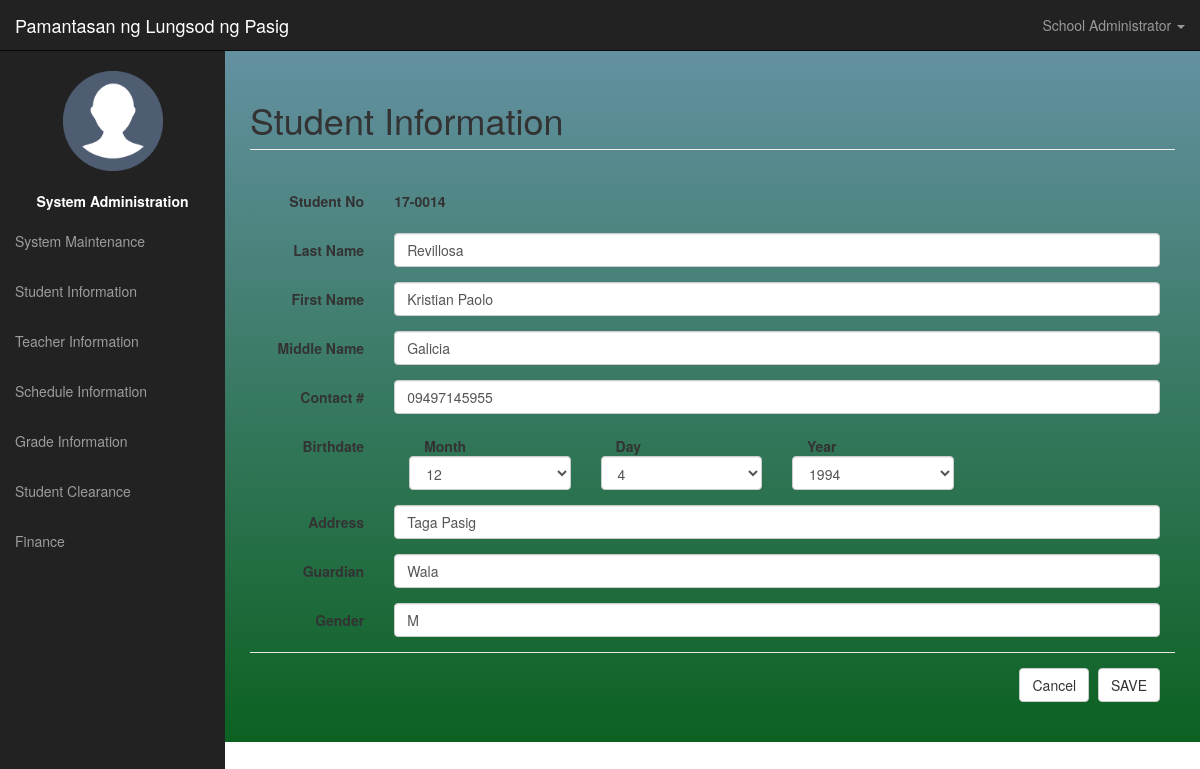
/admin-panel/studentDetails.php?key=1 (signed in), run on the app's committed database.
### tables this page shows
CREATE TABLE `information` (
  `InformationKey` int(11) NOT NULL,
  `SchoolName` varchar(255) NOT NULL,
  `SchoolLogo` varchar(250) NOT NULL,
  `SchoolMission` varchar(500) NOT NULL,
  `SchoolVision` varchar(500) NOT NULL,
  `SchoolHymn` varchar(500) NOT NULL
);

CREATE TABLE `stud_student` (
  `StudentKey` int(11) NOT NULL,
  `StudentNo` varchar(10) NOT NULL,
  `LastName` varchar(100) NOT NULL,
  `FirstName` varchar(100) NOT NULL,
  `MiddleName` varchar(100) NOT NULL,
  `isOnlyChild` tinyint(4) NOT NULL,
  `Address` varchar(255) NOT NULL,
  `ContactNo` varchar(13) NOT NULL,
  `DOB` date NOT NULL,
  `GuardianName` varchar(100) NOT NULL,
  `Gender` varchar(1) NOT NULL,
  `username` varchar(100) NOT NULL,
  `password` varchar(100) NOT NULL,
  `isActive` tinyint(1) NOT NULL DEFAULT '0'
);

### admin-panel/studentDetails.php (the view, shortened to what this page needs)
<div id="wrapper">
<?php
	include("ui-navigation.php");
	$cnt = count($_GET);
	$row = "";
	$title = "Register New Student";
	$id="";
	if($cnt>0){
		$title = "Student Information";
		$id = $_GET['key'];
		$sql = "call sp_getStudent($id)";
		include("config.php");
		$result = mysqli_query($conn,$sql)or die (mysqli_error($conn));
		$row = mysqli_fetch_array($result);
	}
?>
<div id="page-wrapper">
	<div class="container-fluid">
        <div class="row">
			<div class="col-lg-12">
				<h1 class="page-header">
					<?php echo $title; ?>
                </h1>
            </div>
        </div>
		<div class="row">
			<div>
				<form method="post" action="script-student.php?x=<?php echo $id; ?>">
					<div class="row form-horizontal col-lg-12">
						<div class="form-group">
							<label for="inputName" class="col-sm-2 control-label">Student No</label>
							<div class="col-sm-10">
								<p class="form-control-static"><strong><?php echo getData("StudentNo",$row);?></strong></p>
							</div>
						</div>
					</div>
					<div class="row form-horizontal col-lg-12">
						<div class="form-group">
							<label for="inputName" class="col-sm-2 control-label">Last Name</label>
							<div class="col-sm-10">
								<input type="text" class="form-control" id="inputName" placeholder="Last Name" name="txtLName" value="<?php echo getData("LastName",$row);?>">
							</div>
						</div>
					</div>
					<div class="row form-horizontal col-lg-12">
						<div class="form-group">
							<label for="inputName" class="col-sm-2 control-label">First Name</label>
							<div class="col-sm-10">
								<input type="text" class="form-control" id="inputName" placeholder="First Name" name="txtFName" value="<?php echo getData("FirstName",$row);?>">
							</div>
						</div>
					</div>
					<div class="row form-horizontal col-lg-12">
						<div class="form-group">
							<label for="inputName" class="col-sm-2 control-label">Middle Name</label>
							<div class="col-sm-10">
								<input type="text" class="form-control" id="inputName" placeholder="Middle Name" name="txtMName" value="<?php echo getData("MiddleName",$row);?>">
							</div>
						</div>
					</div>
					<div class="row form-horizontal col-lg-12">
						<div class="form-group">
							<label for="inputName" class="col-sm-2 control-label">Contact #</label>
							<div class="col-sm-10">
								<input type="text" class="form-control" id="inputName" placeholder="Contact #" name="txtCont" value="<?php echo getData("ContactNo",$row);?>">
							</div>
						</div>
					</div>
					<div class="row form-horizontal col-lg-12">
						<div class="form-group">
							<label for="inputName" class="col-sm-2 control-label">Birthdate</label>
							<div class="col-sm-10">
								<div class="col-sm-3">
									<label for="inputEmail3" class="col-sm-3 control-label">Month</label>
									<select class="form-control" name="txtMonth">
									</select>
								</div>
								<div class="col-sm-3">
									<label for="inputEmail3" class="col-sm-3 control-label">Day</label>
									<select class="form-control" name="txtDay">
									</select>
								</div>
								<div class="col-sm-3">
									<label for="inputEmail3" class="col-sm-3 control-label">Year</label>
									<select class="form-control" name="txtYear">
									</select>
								</div>
							</div>
						</div>
					</div>
					<div class="row form-horizontal col-lg-12">
						<div class="form-group">
							<label for="inputName" class="col-sm-2 control-label">Address</label>
							<div class="col-sm-10">
								<input type="text" class="form-control" id="inputName" placeholder="Address" name="txtAdd" value="<?php echo getData("Address",$row);?>">
							</div>
						</div>
					</div>
					<div class="row form-horizontal col-lg-12">
						<div class="form-group">
							<label for="inputName" class="col-sm-2 control-label">Guardian</label>
							<div class="col-sm-10">
								<input type="text" class="form-control" id="inputName" placeholder="Guardian Name" name="txtGrdn" value="<?php echo getData("GuardianName",$row);?>">
							</div>
						</div>
					</div>
					<div class="row form-horizontal col-lg-12">
						<div class="form-group">
							<label for="inputName" class="col-sm-2 control-label">Gender</label>
							<div class="col-sm-10">
								<input type="text" class="form-control" id="inputName" placeholder="Gender" name="txtGender" value="<?php echo getData("Gender",$row);?>">
							</div>
						</div>
					</div>
					<div class="form-group col-lg-12">
						<div class="modal-footer">
							<a href="student.php" type="button" class="btn btn-default">Cancel</a>
							<button type="submit" class="btn btn-default" name="btnOffialEnroll">SAVE</button>
						</div>
					</div>
				</form>
			</div>
		</div>
    </div>
</div>
</div>

### admin-panel/ui-navigation.php (shortened to what this page needs)
<?php
    include("scripts/script-complete.php");
	$name = ($_SESSION['name']);
    $sql = "select * from information";
    $row = mysqli_fetch_array(exexSQLget($sql));
?>
<html lang="en">
  <head>
    <link href="../css/bootstrap.min.css" rel="stylesheet">
	<link href="../config/css/sb-admint.css" rel="stylesheet">
	<link href="../config/css/custom.css" rel="stylesheet">
  </head>
	<nav class="navbar navbar-inverse navbar-fixed-top" role="navigation">
            <div class="navbar-header">
                <a class="navbar-brand" href="index.html"><?php echo $row['SchoolName']; ?></a>
            </div>
            <ul class="nav navbar-right top-nav">
                <li class="dropdown">
                    <a href="#" class="dropdown-toggle" data-toggle="dropdown"><i class="fa fa-user"></i> <?php echo $name; ?> <b class="caret"></b></a>
                </li>
            </ul>
            <div class="collapse navbar-collapse navbar-ex1-collapse">
                <ul class="nav navbar-nav side-nav">
					<center>
					<li>
							<br>
							<img  src="../img/def.png" width=100px height=100px/>
							<br><br>
							<label><font color=white>System Administration</font></label>
							<br>
					</li>
					</center>
					<li>
                        <a href="dashboard.php"><i class="fa fa-fw fa-bar-chart-o"></i> System Maintenance</a>
                    </li>
                    <li>
                        <a href="student.php"><i class="fa fa-fw fa-bar-chart-o"></i> Student Information</a>
                    </li>
                    <li>
                        <a href="teacher.php"><i class="fa fa-fw fa-table"></i> Teacher Information</a>
                    </li>
					<li>
                        <a href="schedule.php"><i class="fa fa-fw fa-table"></i> Schedule Information</a>
                    </li>
					<li>
                        <a href="grade.php"><i class="fa fa-fw fa-table"></i> Grade Information</a>
                    </li>
                    <li>
                        <a href="clearance.php"><i class="fa fa-fw fa-edit"></i> Student Clearance </a>
                    </li>
                    <li>
                        <a href="finance.php"><i class="fa fa-fw fa-edit"></i> Finance</a>
                    </li>
                </ul>
            </div>
        </nav>

### config/css/sb-admint.css (style rules this page uses)
#wrapper { padding-left: 0; }
#page-wrapper { width: 100%; padding: 0; }
@media (min-width:768px) { #wrapper { padding-left: 225px; } }
@media (min-width:768px) { #page-wrapper { padding: 10px; } }
.top-nav { padding: 0 15px; }
.top-nav>li { display: inline-block; float: left; }
.top-nav>li>a { padding-top: 15px; padding-bottom: 15px; line-height: 20px; color: #999; }
@media (min-width:768px) { .side-nav { position: fixed; top: 51px; left: 225px; width: 225px; margin-left: -225px; border: none; border-radius: 0; overflow-y: auto; background-color: #222; bottom: 0; overflow-x: hidden; padding-bottom: 40px; } }
@media (min-width:768px) { .side-nav>li>a { width: 225px; } }

### config/css/custom.css (style rules this page uses)
html,body { #background-image: linear-gradient(rgb(100, 145, 162), rgb(12, 97, 33)); #background: red; background-repeat:no-repeat; height:100%; }
div#wrapper { background-image: linear-gradient(rgb(100, 145, 162), rgb(12, 97, 33)); #background-color: #222222; }

### data on the page
information: SchoolName "Pamantasan ng Lungsod ng Pasig"
stud_student: StudentNo "17-0014", txtLName "Revillosa", txtFName "Kristian Paolo", txtMName "Galicia", txtCont "09497145955", txtAdd "Taga Pasig", txtGrdn "Wala", txtGender "M"

### other printed values
$name "School Administrator"
$title "Student Information"
form field txtMonth "12"
form field txtDay "4"
form field txtYear "1994"
